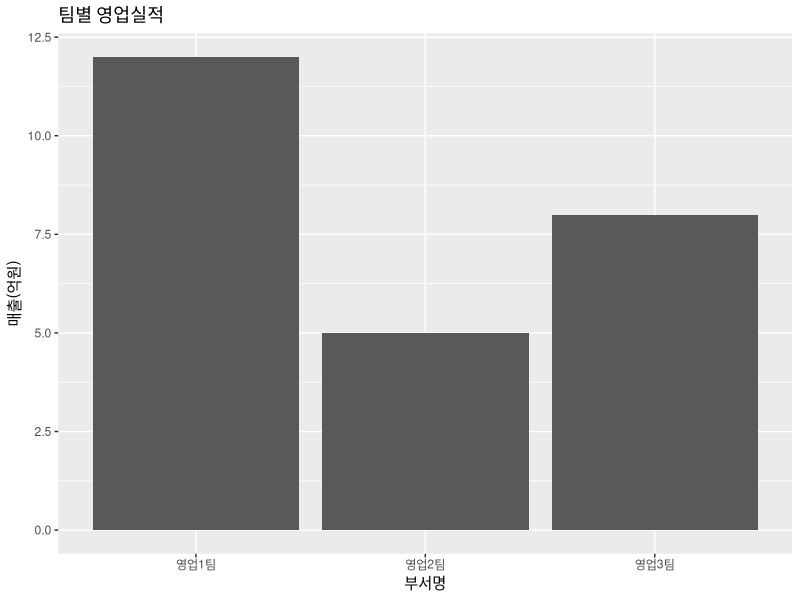
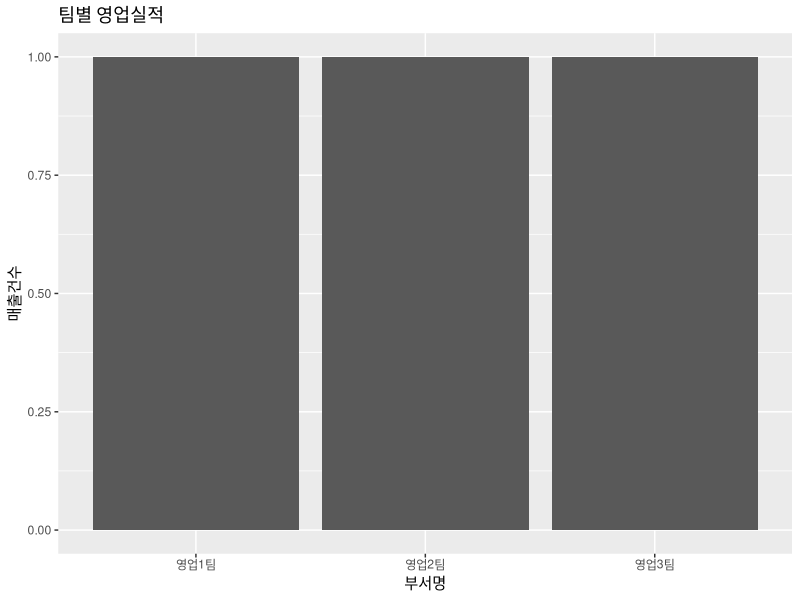
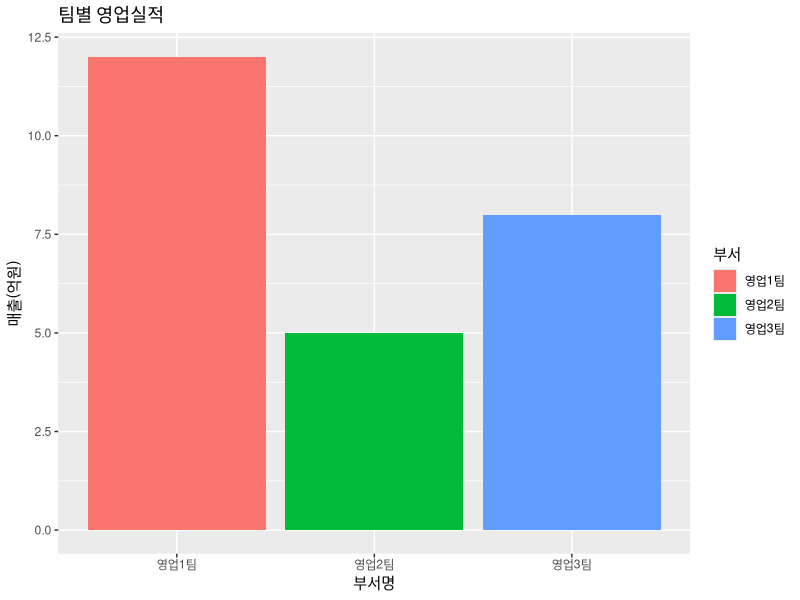
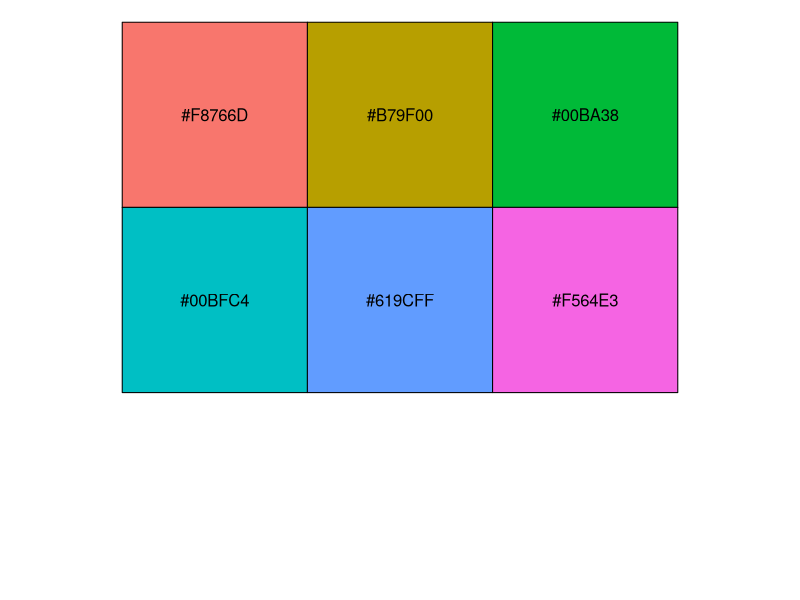
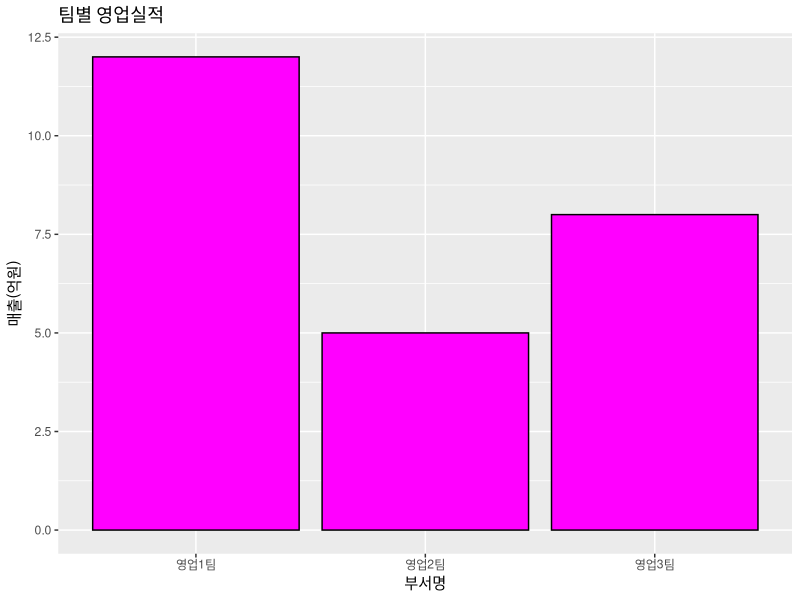
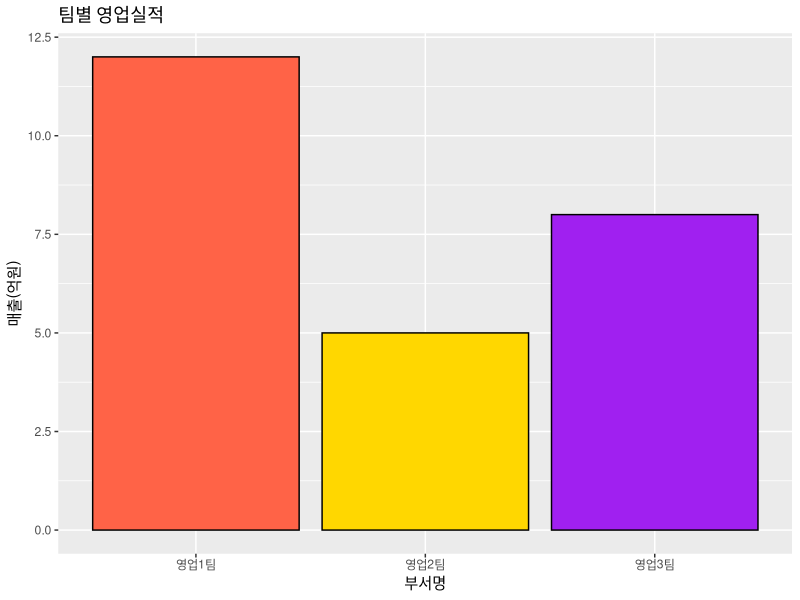
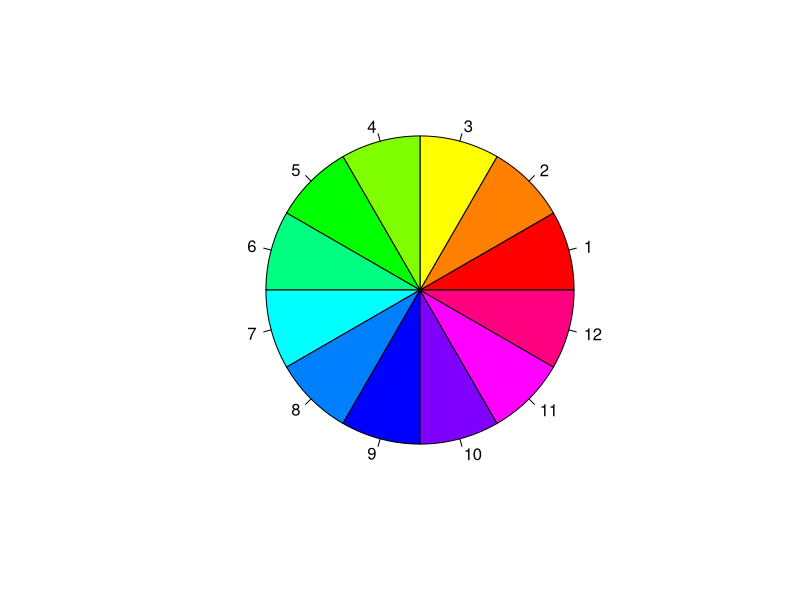
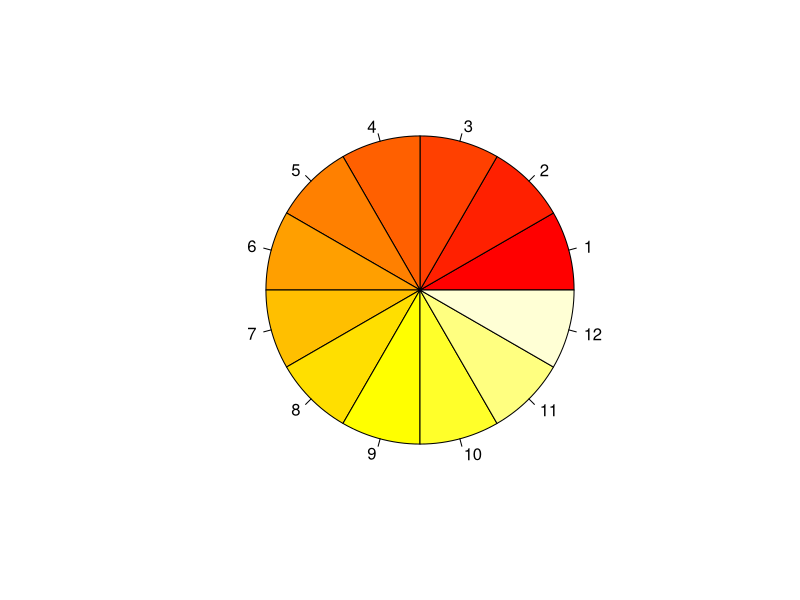

These charts were generated, in order, by the following R code:
# 4장 그래프
# 막대 그래프

library(ggplot2)
# 데이터 저장(데이터프레임)
dept = c("영업1팀", "영업2팀", "영업3팀")
sales = c(12, 5, 8)
df1 = data.frame(부서=dept, 매출=sales, 분기="1분기")
df1

# 막대그래프(1. 그래프의 데이터 초기화, 2. 그래프모양, 3. 제목과 라벨)
ggplot(data = df1, aes(x=부서, y=매출))+
  geom_bar(stat = "identity")+
  labs(title = "팀별 영업실적", x="부서명", y="매출(억원)")

# 각 부서별 매출건수
ggplot(data = df1, aes(x=부서))+
  geom_bar(stat = "count")+
  labs(title = "팀별 영업실적", x="부서명", y="매출건수")

# 막대에 자동 색 지정
ggplot(data = df1, aes(x=부서, y=매출, fill = 부서))+
  geom_bar(stat = "identity")+
  labs(title = "팀별 영업실적", x="부서명", y="매출(억원)")

# 자동지정되는 색상 확인
install.packages("scales")
library(scales)
hex = hue_pal()(6)
show_col(hex)

# 막대에 동일한 채우기 및 테두리선 색상 지정
ggplot(data = df1, aes(x=부서, y=매출))+
  geom_bar(stat = "identity", fill="magenta", color="black")+
  labs(title = "팀별 영업실적", x="부서명", y="매출(억원)")

# 막대마다 사용자가 지정한 색생으로 변경
ggplot(data = df1, aes(x=부서, y=매출))+
  geom_bar(stat = "identity", fill=c("tomato", "gold", "purple"), color="black")+
  labs(title = "팀별 영업실적", x="부서명", y="매출(억원)")

# gdRdriver, RColorBerwer 색상 팔레트를 제공하는 두 가지 패키지

# 1. gdRdriver 패키지의 팔레트
x = rep(1, 12)
pie(x, labels=seq(1, 12), col=rainbow(12))
pie(x, labels=seq(1, 12), col=heat.colors(12))
pie(x, labels=seq(1, 12), col=terrain.colors(12))
pie(x, labels=seq(1, 12), col=topo.colors(12))
pie(x, labels=seq(1, 12), col=cm.colors(12))

# 2. RColorBrewer 패키지의 팔레트
install.packages("RColorBrewer")
library(RColorBrewer)
display.brewer.all()

# 1분기, 2분기의 막대그래프

# 2분기데이터를 데이터프레임에 저장
dept = c("영업1팀")
sales = c(10, 8, 5)
df2 = data.frame(부서=dept, 매출=sales, 분기="2분기")
df = rbind(df1, df2)
df

# 1분기와 2분기 데이터를 행으로 연결해서 하나의 데이터프레임에 저장

df = rbind(df1, df2)
df

# 부서별 분기별 막대그래프
library(ggplot2)
ggplot(df, aes(x=부서, y=매출))+
  geom_bar(stat = "identity")

# 부서별 분기별 막대그래프 작성
# <조건1> 3분기 실적을 추가, <조건2> gdRdriver 패키지의 팔레트에 있는 색상을 막대에 설정,
# <조건3> 그래프 제목: 부서별 분기별 영업실적, x축제목: 부서명, y축제목: 영업매출(억원)
dept = c("영업1팀", "영업2팀", "영업3팀")
sales = c(7, 18, 15)
df3 = data.frame(부서=dept, 매출=sales, 분기="3분기")
df = rbind(df, df3)
df

ggplot(data = df, aes(x=부서, y=매출, fill="분기"))+
  geom_bar(stat = "identity", fill=cm.colors(9), color="pink")+
  labs(title = "부서별 분기별 영업실적", x="부서명", y="매출(억원)")

# 분기별로 사용자 지정 색 설정
ggplot(data = df, aes(x=부서, y=매출, fill="분기"))+
  geom_bar(stat = "identity", fill=cm.colors(9), color="pink")+
  scale_fill_manual(values = c("red", "pink", "purple"))+
  labs(title = "부서별 분기별 영업실적", x="부서명", y="매출(억원)")

ggplot(data = df, aes(x=부서, y=매출, fill="분기"))+
  geom_bar(stat = "identity")+
  scale_fill_manual(values = c("red", "pink", "purple"))+
  labs(title = "부서별 분기별 영업실적", x="부서명", y="매출(억원)")

ggplot(data = df, aes(x=부서, y=매출, fill="분기"))+
  geom_bar(stat = "identity")+
  scale_fill_manual(values = topo.colors(3))+
  labs(title = "부서별 분기별 영업실적", x="부서명", y="매출(억원)")

ggplot(data = df, aes(x=부서, y=매출, fill="분기"))+
  geom_bar(stat = "identity", position = "dodge")+
  scale_fill_manual(values = topo.colors(3))+
  labs(title = "부서별 분기별 영업실적", x="부서명", y="매출(억원)")

# 바로 직전에 실행된 그래프를 사진 파일로 저장
ggsave("C:/Temp/graph1.png", width=10, height=13, units="cm")


#==================================================
# 선그래프: 시간에 따라 데이터의 추이를 살필 때 사용

# 영업1팀의 6개월간 데이터를 데이터프레임에 저장
month = c(1,2,3,4,5,6)
sales=c(3,3,4,4,7,4)
df1=data.frame(부서="영업2팀",월=month,매출=sales)

# 영업2팀의 6개월간 데이터를 데이터프레임에 저장
sales=c(2,2,4,8,9,6)
df2=data.frame(부서="영업2팀",월=month,매출=sales)

# 행으로 df1과 df2를 연결
df = rbind(df1, df2)
df

# 선형그래프 그리기
# 영업1팀 데이터만 사용해서
ggplot(data = df1, aes(x=월, y=매출, group=부서))+
  geom_line()+
  labs(title="월별매출")

# 영업2팀 데이터만 사용해서
ggplot(data = df2, aes(x=월, y=매출, group=부서))+
  geom_line(color="green", size=2)+
  geom_point(color="red", size=3)
  labs(title="월별매출")
  
# 영업1팀, 2팀 데이터를 사용
ggplot(data = df2, aes(x=월, y=매출, group=부서, color=부서))+
  geom_line(color="green", size=2)+
  geom_point(color="red", size=3)
  labs(title="월별매출")  
